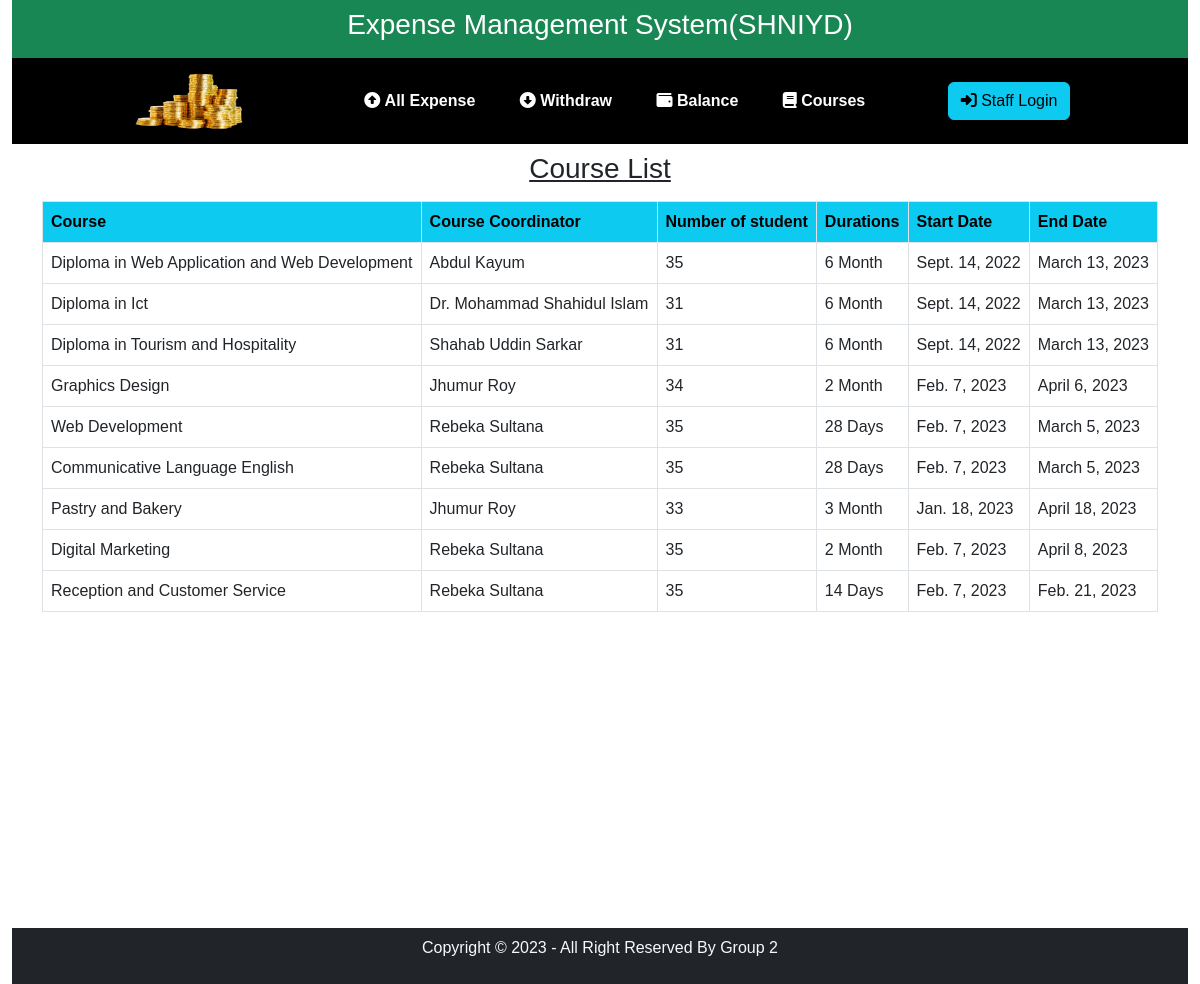
Screenshot of /allCourse/ with the database file from the repository.
### ExpenseApp/models.py (models this page shows)
class CourseDetails(models.Model):
    course_id=models.ForeignKey(Course,on_delete=models.CASCADE)
    cordinator_id=models.ForeignKey(Cordinator,on_delete=models.CASCADE)
    number_of_student= models.PositiveSmallIntegerField(default=0)
    course_durations = models.CharField(max_length=30, default=0)
    start_date = models.DateField(default="2023-03-01")
    end_date = models.DateField(default="2023-04-01")
    status=models.CharField(max_length=15, default='active')

class Course(models.Model):
    course_id=models.IntegerField(default=0)
    course_name=models.CharField(max_length=100)
    course_duration= models.CharField(max_length=20)
    def __str__(self):
        return self.course_name

class Cordinator(models.Model):
    cordinator_id=models.IntegerField(default=0)
    cordinator_name=models.CharField(max_length=50)
    cordinator_deg=models.CharField(max_length=50)
    cordinator_nid=models.IntegerField(default=0)
    def __str__(self):
        return self.cordinator_name

### ExpenseApp/views.py (the view)
# urls.py: path('allCourse/', views.Courses, name='course'),
def Courses(request):
    course = CourseDetails.objects.all()
    return render(request,'expenseApp/course.html',{'course':course})

### templates/expenseApp/course.html
{% extends 'expenseApp/base.html'%}
{% block content %}
<div class="container">
    <h3 class="text-center py-2 text-decoration-underline">Course List</h3>
    <table class="table table-bordered table-hover">
        <tr class="text-bg-info">
            <th>Course</th>
            <th>Course Coordinator</th>
            <th>Number of student</th>
            <th>Durations</th>
            <th>Start Date</th>
            <th>End Date</th>
        </tr>
        {% for x in course %}
        <tr>
            <td class="courseId">{{x.course_id}}</td>
            <td class="cordinatorId">{{x.cordinator_id}}</td>
            <td class="numberOfStudent">{{x.number_of_student}}</td>
            <td class="courseDurations">{{x.course_durations}}</td>
            <td class="startDate">{{x.start_date}}</td>
            <td class="endDate">{{x.end_date}}</td>
        </tr>
        {% endfor %}
    </table>
</div>
{% endblock %}

### static/css/style.css (style rules this page uses)
* { padding: 0; margin: 0; box-sizing: border-box; font-family: "josefin sans", sans-serif; }

### rows the page displays
CourseDetails: course_id "Diploma in Web Application and Web Development", cordinator_id "Abdul Kayum", number_of_student "35", course_durations "6 Month", start_date "Sept. 14, 2022", end_date "March 13, 2023"
CourseDetails: course_id "Diploma in Ict", cordinator_id "Dr. Mohammad Shahidul Islam", number_of_student "31", course_durations "6 Month", start_date "Sept. 14, 2022", end_date "March 13, 2023"
CourseDetails: course_id "Diploma in Tourism and Hospitality", cordinator_id "Shahab Uddin Sarkar", number_of_student "31", course_durations "6 Month", start_date "Sept. 14, 2022", end_date "March 13, 2023"
CourseDetails: course_id "Graphics Design", cordinator_id "Jhumur Roy", number_of_student "34", course_durations "2 Month", start_date "Feb. 7, 2023", end_date "April 6, 2023"
CourseDetails: course_id "Web Development", cordinator_id "Rebeka Sultana", number_of_student "35", course_durations "28 Days", start_date "Feb. 7, 2023", end_date "March 5, 2023"
CourseDetails: course_id "Communicative Language English", cordinator_id "Rebeka Sultana", number_of_student "35", course_durations "28 Days", start_date "Feb. 7, 2023", end_date "March 5, 2023"
CourseDetails: course_id "Pastry and Bakery", cordinator_id "Jhumur Roy", number_of_student "33", course_durations "3 Month", start_date "Jan. 18, 2023", end_date "April 18, 2023"
CourseDetails: course_id "Digital Marketing", cordinator_id "Rebeka Sultana", number_of_student "35", course_durations "2 Month", start_date "Feb. 7, 2023", end_date "April 8, 2023"
CourseDetails: course_id "Reception and Customer Service", cordinator_id "Rebeka Sultana", number_of_student "35", course_durations "14 Days", start_date "Feb. 7, 2023", end_date "Feb. 21, 2023"
